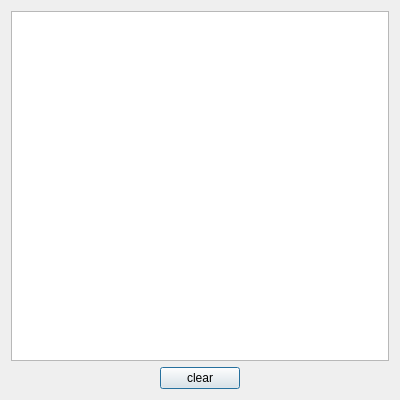
<?xml version="1.0" encoding="UTF-8"?>
<ui version="4.0">
 <class>StatusDialog</class>
 <widget class="QDialog" name="StatusDialog">
  <property name="geometry">
   <rect>
    <x>0</x>
    <y>0</y>
    <width>400</width>
    <height>400</height>
   </rect>
  </property>
  <property name="minimumSize">
   <size>
    <width>200</width>
    <height>400</height>
   </size>
  </property>
  <property name="windowTitle">
   <string>Dialog</string>
  </property>
  <layout class="QVBoxLayout" name="verticalLayout">
   <item>
    <widget class="QTextBrowser" name="textBrowser"/>
   </item>
   <item>
    <layout class="QHBoxLayout" name="horizontalLayout">
     <item>
      <spacer name="horizontalSpacer">
       <property name="orientation">
        <enum>Qt::Horizontal</enum>
       </property>
       <property name="sizeHint" stdset="0">
        <size>
         <width>40</width>
         <height>20</height>
        </size>
       </property>
      </spacer>
     </item>
     <item>
      <widget class="QPushButton" name="pushButton_clear">
       <property name="text">
        <string>clear</string>
       </property>
      </widget>
     </item>
     <item>
      <spacer name="horizontalSpacer_2">
       <property name="orientation">
        <enum>Qt::Horizontal</enum>
       </property>
       <property name="sizeHint" stdset="0">
        <size>
         <width>40</width>
         <height>20</height>
        </size>
       </property>
      </spacer>
     </item>
    </layout>
   </item>
  </layout>
 </widget>
 <resources/>
 <connections/>
</ui>
